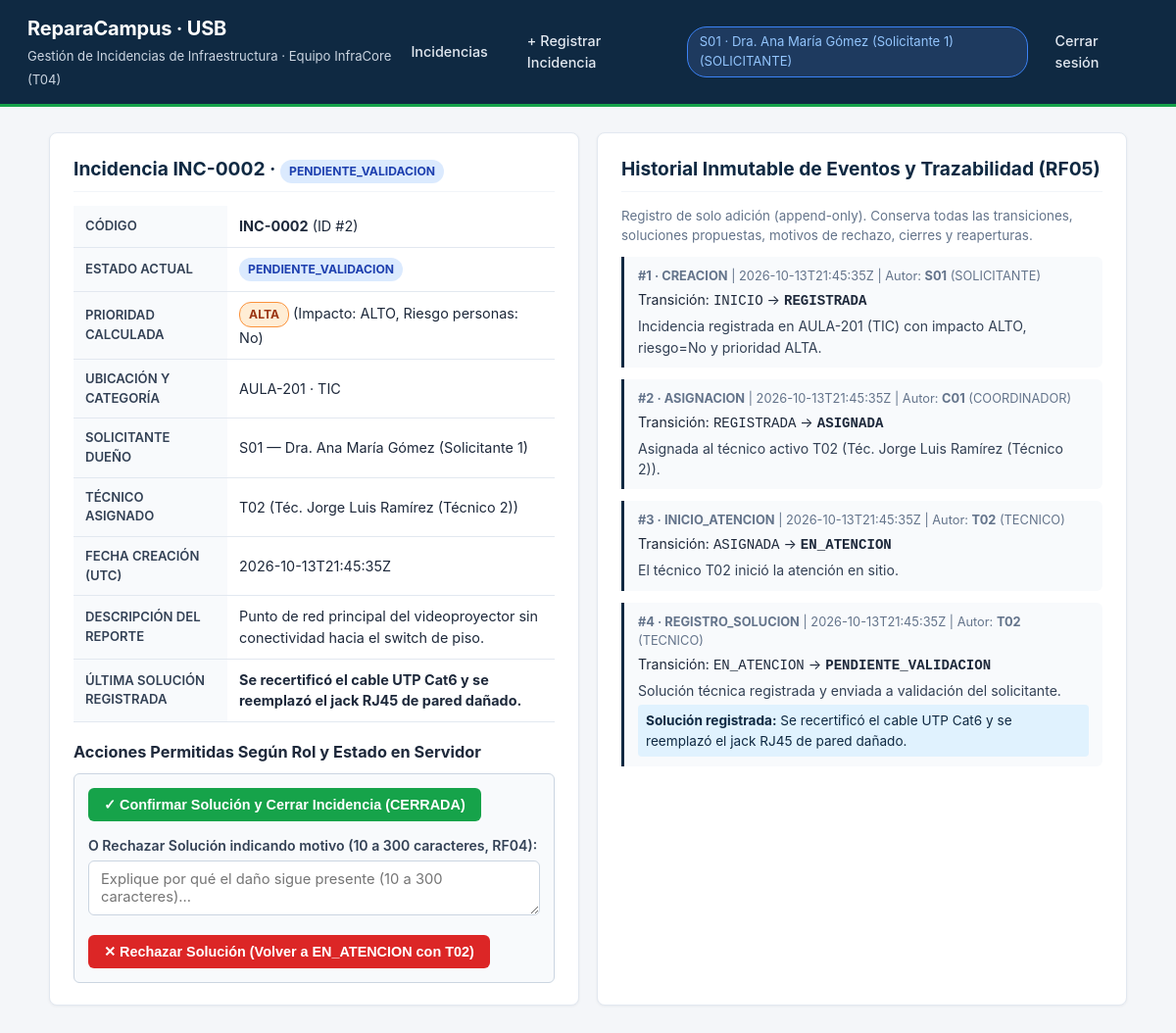
The app's page /incidencias/2 (signed in) with its own data.
### tables this page shows
CREATE TABLE usuarios (
    id TEXT PRIMARY KEY,
    username TEXT UNIQUE NOT NULL,
    nombre TEXT NOT NULL,
    password_hash TEXT NOT NULL,
    rol TEXT NOT NULL CHECK (rol IN ('SOLICITANTE', 'COORDINADOR', 'TECNICO')),
    activo INTEGER NOT NULL DEFAULT 1 CHECK (activo IN (0, 1))
);

CREATE TABLE incidencias (
    id INTEGER PRIMARY KEY AUTOINCREMENT,
    codigo TEXT UNIQUE NOT NULL,
    autor_id TEXT NOT NULL REFERENCES usuarios(id),
    ubicacion TEXT NOT NULL CHECK (ubicacion IN ('LAB-01', 'AULA-201', 'BIB-01')),
    categoria TEXT NOT NULL CHECK (categoria IN ('ELECTRICIDAD', 'HIDRAULICA', 'MOBILIARIO', 'TIC')),
    descripcion TEXT NOT NULL,
    impacto TEXT NOT NULL CHECK (impacto IN ('BAJO', 'ALTO')),
    riesgo_personas INTEGER NOT NULL CHECK (riesgo_personas IN (0, 1)),
    prioridad TEXT NOT NULL CHECK (prioridad IN ('CRITICA', 'ALTA', 'NORMAL')),
    estado TEXT NOT NULL CHECK (estado IN ('REGISTRADA', 'ASIGNADA', 'EN_ATENCION', 'PENDIENTE_VALIDACION', 'CERRADA')),
    tecnico_asignado_id TEXT REFERENCES usuarios(id),
    solucion_actual TEXT,
    fecha_creacion_utc TEXT NOT NULL,
    fecha_ultimo_cierre_utc TEXT
);

CREATE TABLE historial_eventos (
    id INTEGER PRIMARY KEY AUTOINCREMENT,
    incidencia_id INTEGER NOT NULL REFERENCES incidencias(id),
    autor_id TEXT NOT NULL REFERENCES usuarios(id),
    accion TEXT NOT NULL,
    estado_anterior TEXT,
    estado_nuevo TEXT NOT NULL,
    detalle TEXT,
    solucion_propuesta TEXT,
    motivo TEXT,
    fecha_utc TEXT NOT NULL
);

### app/routes.py (the view)
@bp.route("/incidencias/<int:incidencia_id>", methods=["GET"])
def detalle_incidencia(incidencia_id: int):
    user = usuario_en_sesion()
    if not user:
        return redirect(url_for("main.login"))
    try:
        inc = obtener_incidencia_para_usuario(user, incidencia_id)
    except (PermisoDenegadoError, RecursoNoEncontradoError, ReglaNegocioError) as e:
        abort(e.codigo_http, e.mensaje)
    tecnicos = listar_tecnicos_activos() if user["rol"] == "COORDINADOR" else []
    return render_template(
        "detalle_incidencia.html",
        user=user,
        inc=inc,
        tecnicos=tecnicos,
    )

### app/db.py (called while the page is built)
def _resolve_sqlite_path(db_path: str) -> str:
    abs_p = os.path.abspath(db_path)
    if abs_p.startswith("/working_dir/"):
        tmp_p = "/tmp/" + os.path.basename(abs_p)
        if os.path.exists(abs_p) and not os.path.exists(tmp_p):
            shutil.copy2(abs_p, tmp_p)
        return tmp_p
    return abs_p

def get_db() -> sqlite3.Connection:
    if "db" not in g:
        raw_path = current_app.config["DATABASE"]
        os.makedirs(os.path.dirname(os.path.abspath(raw_path)), exist_ok=True)
        work_path = _resolve_sqlite_path(raw_path)
        conn = sqlite3.connect(work_path)
        conn.row_factory = sqlite3.Row
        conn.execute("PRAGMA foreign_keys = ON;")
        g.db = conn
        g.db_raw_path = os.path.abspath(raw_path)
        g.db_work_path = work_path
    return g.db

### app/routes.py (called while the page is built)
def usuario_en_sesion():
    uid = session.get("user_id")
    if not uid:
        return None
    return obtener_usuario_por_id(uid)

### app/services.py (called while the page is built)
def obtener_usuario_por_id(user_id: str) -> Optional[Dict[str, Any]]:
    if not user_id:
        return None
    db = get_db()
    row = db.execute(
        "SELECT id, username, nombre, rol, activo FROM usuarios WHERE id = ?",
        (user_id,),
    ).fetchone()
    return dict(row) if row else None

def obtener_incidencia_para_usuario(usuario_actual: Dict[str, Any], incidencia_id: int) -> Dict[str, Any]:
    if not usuario_actual:
        raise PermisoDenegadoError("Sesión no iniciada.")
    inc = obtener_incidencia_interna(incidencia_id)
    rol = usuario_actual["rol"]
    uid = usuario_actual["id"]
    if rol == "SOLICITANTE" and inc["autor_id"] != uid:
        raise PermisoDenegadoError("Un solicitante solo puede consultar sus propias incidencias.")
    if rol == "TECNICO" and inc["tecnico_asignado_id"] != uid:
        raise PermisoDenegadoError("Un técnico solo puede consultar las incidencias asignadas a su cuenta.")
    return inc

### app/templates/detalle_incidencia.html (shortened to what this page needs)
{% extends "base.html" %}
{% block content %}
<div class="grid-2">
    <div class="card">
        <h2>Incidencia {{ inc.codigo }} · <span class="badge est-{{ inc.estado }}">{{ inc.estado }}</span></h2>
        <table>
            <tbody>
                <tr><th>Código</th><td><strong>{{ inc.codigo }}</strong> (ID #{{ inc.id }})</td></tr>
                <tr><th>Estado Actual</th><td><span class="badge est-{{ inc.estado }}">{{ inc.estado }}</span></td></tr>
                <tr><th>Prioridad Calculada</th><td><span class="badge prio-{{ inc.prioridad }}">{{ inc.prioridad }}</span> (Impacto: {{ inc.impacto }}, Riesgo personas: {{ 'Sí' if inc.riesgo_personas else 'No' }})</td></tr>
                <tr><th>Ubicación y Categoría</th><td>{{ inc.ubicacion }} · {{ inc.categoria }}</td></tr>
                <tr><th>Solicitante Dueño</th><td>{{ inc.autor_id }} — {{ inc.autor_nombre }}</td></tr>
                <tr><th>Técnico Asignado</th><td>{{ inc.tecnico_asignado_id or 'Pendiente de asignación' }} {% if inc.tecnico_nombre %}({{ inc.tecnico_nombre }}){% endif %}</td></tr>
                <tr><th>Fecha Creación (UTC)</th><td>{{ inc.fecha_creacion_utc }}</td></tr>
                <tr><th>Descripción del Reporte</th><td>{{ inc.descripcion }}</td></tr>
                {% if inc.solucion_actual %}
                <tr><th>Última Solución Registrada</th><td><strong>{{ inc.solucion_actual }}</strong></td></tr>
                {% endif %}
            </tbody>
        </table>
        <div style="margin-top:18px;">
            <h3>Acciones Permitidas Según Rol y Estado en Servidor</h3>
            {% if user.rol == 'SOLICITANTE' and inc.autor_id == user.id and inc.estado == 'PENDIENTE_VALIDACION' %}
            <div style="background:#f8fafc; padding:14px; border-radius:6px; border:1px solid #cbd5e1;">
                <form method="post" action="{{ url_for('main.ruta_confirmar', incidencia_id=inc.id) }}" style="margin-bottom:14px;">
                    <button type="submit" class="btn btn-success">✓ Confirmar Solución y Cerrar Incidencia (CERRADA)</button>
                </form>
                <form method="post" action="{{ url_for('main.ruta_rechazar', incidencia_id=inc.id) }}">
                    <div class="form-group">
                        <label for="motivo_rechazo">O Rechazar Solución indicando motivo (10 a 300 caracteres, RF04):</label>
                        <textarea id="motivo_rechazo" name="motivo" rows="2" class="form-control" required placeholder="Explique por qué el daño sigue presente (10 a 300 caracteres)..."></textarea>
                    </div>
                    <button type="submit" class="btn btn-danger">✕ Rechazar Solución (Volver a EN_ATENCION con {{ inc.tecnico_asignado_id }})</button>
                </form>
            </div>
            {% endif %}
        </div>
    </div>
    <div class="card">
        <h2>Historial Inmutable de Eventos y Trazabilidad (RF05)</h2>
        <p style="font-size:0.84rem; color:#64748b; margin-bottom:12px;">
            Registro de solo adición (append-only). Conserva todas las transiciones, soluciones propuestas, motivos de rechazo, cierres y reaperturas.
        </p>
        {% for ev in inc.historial %}
        <div class="timeline-item">
            <div class="timeline-meta">
                <strong>#{{ loop.index }} · {{ ev.accion }}</strong> | {{ ev.fecha_utc }} | Autor: <strong>{{ ev.autor_id }}</strong> ({{ ev.autor_rol }})
            </div>
            <div style="font-size:0.88rem; margin-bottom:4px;">
                Transición: <code>{{ ev.estado_anterior or 'INICIO' }}</code> → <strong><code>{{ ev.estado_nuevo }}</code></strong>
            </div>
            {% if ev.detalle %}
            <div style="font-size:0.88rem; color:#334155;">{{ ev.detalle }}</div>
            {% endif %}
            {% if ev.solucion_propuesta %}
            <div style="font-size:0.85rem; color:#0f2942; margin-top:4px; background:#e0f2fe; padding:6px 8px; border-radius:4px;">
                <strong>Solución registrada:</strong> {{ ev.solucion_propuesta }}
            </div>
            {% endif %}
        </div>
        {% endfor %}
    </div>
</div>
{% endblock %}

### app/templates/base.html (shortened to what this page needs)
<!DOCTYPE html>
<html lang="es">
<head>
    <link rel="stylesheet" href="{{ url_for('static', filename='style.css') }}">
</head>
<body>
    <header class="topbar">
        <div class="brand">
            <div>
                <h1>ReparaCampus · USB</h1>
                <span class="sub">Gestión de Incidencias de Infraestructura · Equipo InfraCore (T04)</span>
            </div>
        </div>
        {% if user %}
        <nav class="nav-links">
            <a href="{{ url_for('main.listado_incidencias') }}">Incidencias</a>
            {% if user.rol == 'SOLICITANTE' %}
            <a href="{{ url_for('main.nueva_incidencia') }}">+ Registrar Incidencia</a>
            {% endif %}
            <span class="user-pill">{{ user.id }} · {{ user.nombre }} ({{ user.rol }})</span>
            <a href="{{ url_for('main.logout') }}">Cerrar sesión</a>
        </nav>
        {% endif %}
    </header>
    <main class="container">
        {% block content %}{% endblock %}
    </main>
</body>
</html>

### app/static/style.css (style rules this page uses)
* { box-sizing: border-box; margin: 0; padding: 0; }
body { font-family: 'Inter', -apple-system, BlinkMacSystemFont, 'Segoe UI', Roboto, sans-serif; background-color: #f4f6f9; color: #1e293b; line-height: 1.5; }
.topbar { background: #0f2942; color: #ffffff; padding: 14px 28px; display: flex; justify-content: space-between; align-items: center; border-bottom: 3px solid #16a34a; }
.brand { display: flex; align-items: center; gap: 12px; }
.brand h1 { font-size: 1.25rem; font-weight: 700; letter-spacing: -0.01em; }
.brand span.sub { font-size: 0.82rem; color: #cbd5e1; font-weight: 400; }
.nav-links { display: flex; align-items: center; gap: 16px; }
.nav-links a { color: #e2e8f0; text-decoration: none; font-size: 0.9rem; font-weight: 500; padding: 6px 12px; border-radius: 6px; }
.user-pill { background: #1e3a5f; padding: 5px 12px; border-radius: 20px; font-size: 0.82rem; color: #93c5fd; border: 1px solid #3b82f6; }
.container { max-width: 1140px; margin: 26px auto; padding: 0 20px; }
.card { background: #ffffff; border-radius: 8px; border: 1px solid #e2e8f0; padding: 22px 24px; margin-bottom: 20px; box-shadow: 0 1px 3px rgba(15, 23, 42, 0.05); }
.card h2 { font-size: 1.2rem; color: #0f2942; margin-bottom: 14px; border-bottom: 1px solid #f1f5f9; padding-bottom: 8px; }
.card h3 { font-size: 1.02rem; color: #1e293b; margin-bottom: 10px; }
table { width: 100%; border-collapse: collapse; margin-top: 10px; font-size: 0.9rem; }
th, td { text-align: left; padding: 10px 12px; border-bottom: 1px solid #e2e8f0; }
th { background: #f8fafc; color: #334155; font-weight: 600; font-size: 0.82rem; text-transform: uppercase; }
.badge { display: inline-block; padding: 3px 9px; border-radius: 12px; font-size: 0.76rem; font-weight: 700; }
.prio-ALTA { background: #ffedd5; color: #9a3412; border: 1px solid #fb923c; }
.est-PENDIENTE_VALIDACION { background: #dbeafe; color: #1e40af; }
.form-group { margin-bottom: 14px; }
.form-group label { display: block; font-weight: 600; font-size: 0.88rem; margin-bottom: 5px; color: #334155; }
.form-control { width: 100%; padding: 9px 12px; border: 1px solid #cbd5e1; border-radius: 6px; font-size: 0.92rem; font-family: inherit; }
.btn { display: inline-block; padding: 9px 16px; border-radius: 6px; font-size: 0.9rem; font-weight: 600; border: none; cursor: pointer; text-decoration: none; }
.btn-success { background: #16a34a; color: #ffffff; }
.btn-danger { background: #dc2626; color: #ffffff; }
.grid-2 { display: grid; grid-template-columns: 1fr 1fr; gap: 18px; }
.timeline-item { border-left: 3px solid #0f2942; padding: 10px 14px; margin-bottom: 12px; background: #f8fafc; border-radius: 0 6px 6px 0; }
.timeline-meta { font-size: 0.8rem; color: #64748b; margin-bottom: 4px; }

### records on screen
usuarios: id "S01", nombre "Dra. Ana María Gómez (Solicitante 1)", rol "SOLICITANTE", autor_nombre "Dra. Ana María Gómez (Solicitante 1)"
incidencias: codigo "INC-0002", estado "PENDIENTE_VALIDACION", id "2", prioridad "ALTA", impacto "ALTO", riesgo_personas "No", ubicacion "AULA-201", categoria "TIC", autor_id "S01", tecnico_asignado "T02", fecha_creacion_utc "2026-10-13T21:45:35Z", descripcion "Punto de red principal del videoproyector sin conectividad hacia el switch de piso.", solucion_actual "Se recertificó el cable UTP Cat6 y se reemplazó el jack RJ45 de pared dañado.", tecnico_asignado_id "T02"
usuarios: tecnico_nombre "Téc. Jorge Luis Ramírez (Técnico 2)"
historial_eventos: accion "CREACION", fecha_utc "2026-10-13T21:45:35Z", autor_id "S01", autor_rol "SOLICITANTE", estado_anterior "INICIO", estado_nuevo "REGISTRADA", detalle "Incidencia registrada en AULA-201 (TIC) con impacto ALTO, riesgo=No y prioridad ALTA."
historial_eventos: accion "ASIGNACION", fecha_utc "2026-10-13T21:45:35Z", autor_id "C01", autor_rol "COORDINADOR", estado_anterior "REGISTRADA", estado_nuevo "ASIGNADA", detalle "Asignada al técnico activo T02 (Téc. Jorge Luis Ramírez (Técnico 2))."
historial_eventos: accion "INICIO_ATENCION", fecha_utc "2026-10-13T21:45:35Z", autor_id "T02", autor_rol "TECNICO", estado_anterior "ASIGNADA", estado_nuevo "EN_ATENCION", detalle "El técnico T02 inició la atención en sitio."
historial_eventos: accion "REGISTRO_SOLUCION", fecha_utc "2026-10-13T21:45:35Z", autor_id "T02", autor_rol "TECNICO", estado_anterior "EN_ATENCION", estado_nuevo "PENDIENTE_VALIDACION", detalle "Solución técnica registrada y enviada a validación del solicitante.", solucion_propuesta "Se recertificó el cable UTP Cat6 y se reemplazó el jack RJ45 de pared dañado."
